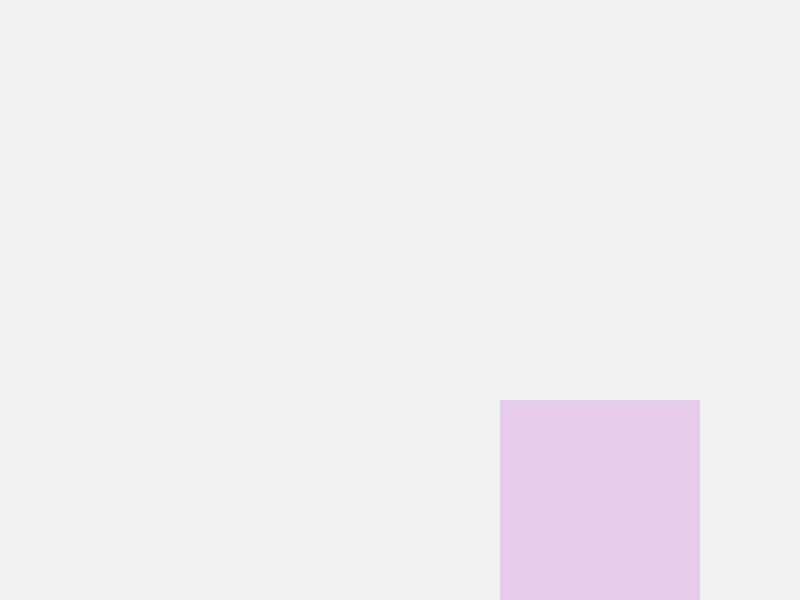
Frame 1 (no input)
Frame 60 (no input): identical to frame 1, image omitted
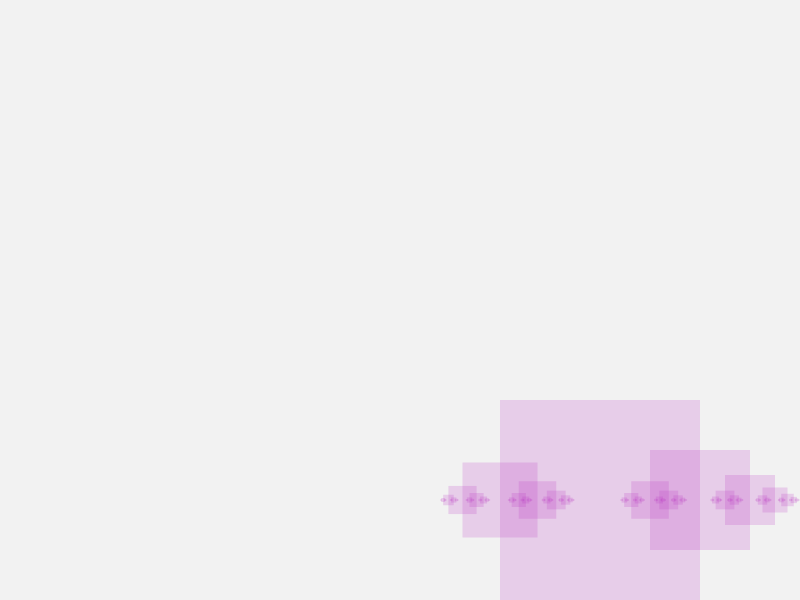
Frame 120 (the mouse pressed at the canvas centre since frame 60)

The p5.js sketch that drew these frames (run headless with seeded random() and noise() and a simulated clock; from frame 60 on, the mouse is pressed at the canvas centre):

// p5.js sketch
// ── sketch.js
var x, y, rad, currentX, currentY, lowerBound, upperBound, stroked, normX, normY, backgroundColor

function setup() {
  createCanvas(displayWidth, displayHeight)
  backgroundColor = color(242)

  x = windowWidth / 2
  y = windowHeight / 2
  rad = 200

  fill(random(255), random(255), random(255), 50)
}

function draw() {
  background(backgroundColor);
  rectMode(CENTER)
  noStroke()

  currentX = mouseX
  currentY = mouseY
  lowerBound = 0
  upperBound = width
  normX = norm(currentX, lowerBound, upperBound)
  normY = norm(currentY, lowerBound, upperBound)

  shrinkRect(x, y, rad, stroked)
}


function shrinkRect(x, y, rad) {
  rect(x, y, rad, rad)

  if (rad <= 1) return

  if (rad > 1) {
    shrinkRect(x + rad / 2, y, rad  * normX)
    shrinkRect(x - rad / 2, y, rad  * normY)
  }
}
